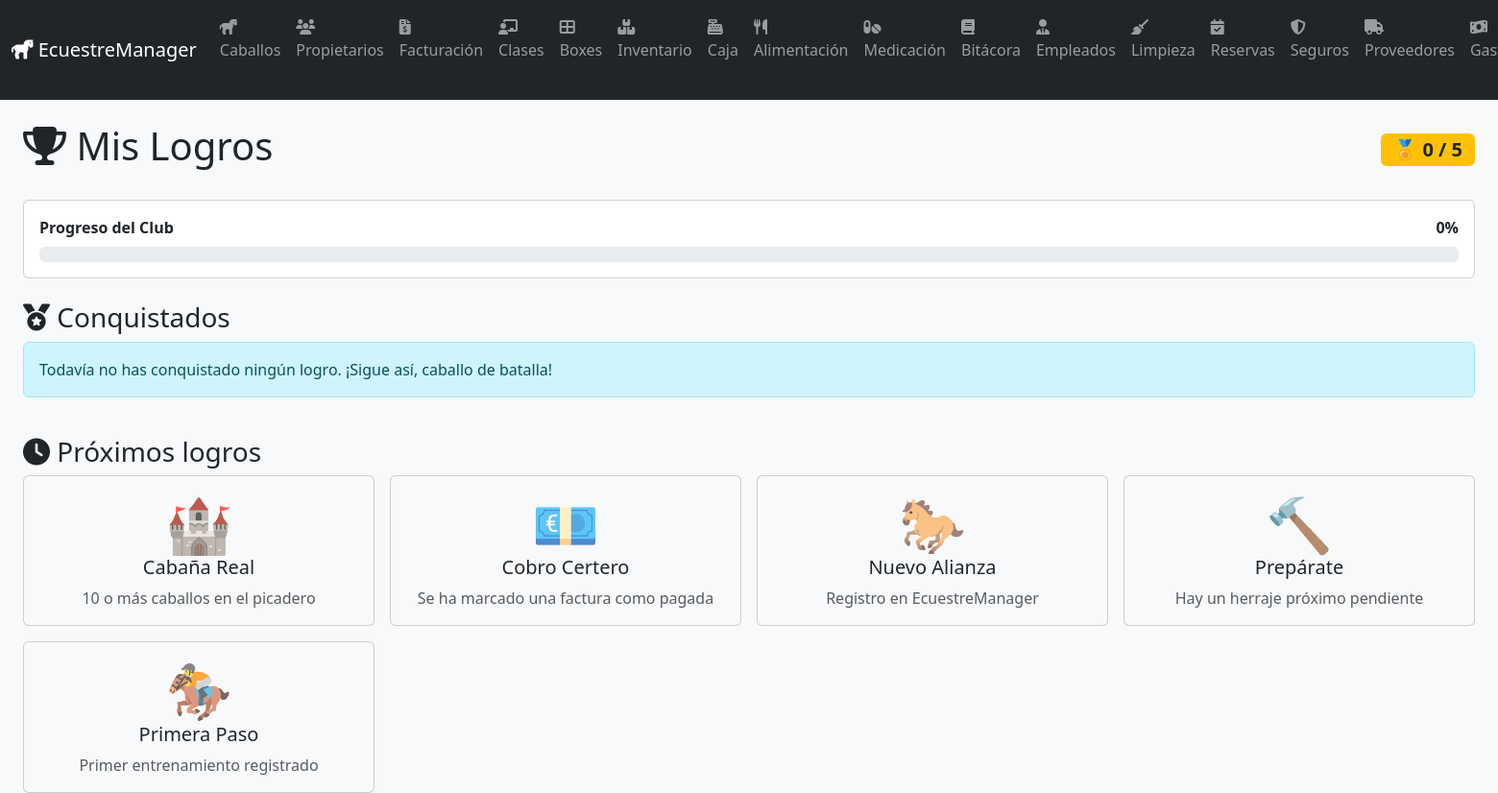
Page /logros/ (signed in) on the committed database.
### logros/models.py (models this page shows, shortened)
class Logro(models.Model):
    clave = models.CharField(max_length=60, unique=True)
    titulo = models.CharField(max_length=120)
    descripcion = models.TextField()
    icono = models.CharField(max_length=20, default='🏆')
    activo = models.BooleanField(default=True)
    class Meta:
        ordering = ['titulo']

### logros/views.py (the view)
# urls.py: path('', views.logro_list, name='logro_list'),
@login_required
def logro_list(request):
    logros = Logro.objects.filter(activo=True).order_by('titulo')
    conquistas = LogroUsuario.objects.filter(usuario=request.user).select_related('logro').order_by('-fecha')
    conquistados_ids = set(conquistas.values_list('logro_id', flat=True))
    logros_conquistados = [l for l in logros if l.pk in conquistados_ids]
    logros_pendientes = [l for l in logros if l.pk not in conquistados_ids]
    total_logros = logros.count()
    conquistados_count = len(logros_conquistados)
    progreso = int((conquistados_count / total_logros) * 100) if total_logros else 0
    evaluar_logros(request.user)
    context = {
        'logros_conquistados': logros_conquistados,
        'logros_pendientes': logros_pendientes,
        'conquistados_count': conquistados_count,
        'total_logros': total_logros,
        'progreso': progreso,
        'conquistas_recientes': conquistas[:5],
    }
    return render(request, 'logros/list.html', context)

### core/context_processors.py (called while the page is built)
def config_picadero(request):
    try:
        config = ConfiguracionPicadero.objects.first()
    except:
        config = None
    return {'config_picadero': config}

### logros/services.py (called while the page is built)
def _datos():
    return {
        'caballos': Caballo.objects.count(),
        'entrenamientos': Entrenamiento.objects.count(),
        'facturas_pagadas': Factura.objects.filter(estado='PAGADO').count(),
        'herraje_proximo': ControlHerraje.objects.filter(proximo_herraje__isnull=False).exists(),
    }

def evaluar_logros(usuario):
    datos = _datos()
    creados = []
    for logro in Logro.objects.filter(activo=True).order_by('titulo'):
        cond = CONDICIONES.get(logro.clave)
        conseguido = bool(cond and cond(datos))
        if conseguido:
            if not LogroUsuario.objects.filter(usuario=usuario, logro=logro).exists():
                LogroUsuario.objects.create(usuario=usuario, logro=logro)
                creados.append(LogroUsuario.objects.get(usuario=usuario, logro=logro))
    return creados

### templates/logros/list.html (shortened to what this page needs)
{% extends 'base.html' %}
{% block content %}
<div class="d-flex justify-content-between align-items-center mb-4">
    <h1><i class="fas fa-trophy"></i> Mis Logros</h1>
    <span class="badge bg-warning text-dark fs-5">🏅 {{ conquistados_count }} / {{ total_logros }}</span>
</div>
<div class="card mb-4">
    <div class="card-body">
        <div class="d-flex justify-content-between mb-2">
            <strong>Progreso del Club</strong>
            <strong>{{ progreso }}%</strong>
        </div>
        <div class="progress">
        </div>
    </div>
</div>
<h3><i class="fas fa-medal"></i> Conquistados</h3>
<div class="row g-3">
    {% for l in logros_conquistados %}
    <div class="col-md-4 col-lg-3">
        <div class="card border-warning logro-card">
            <div class="card-body text-center">
                <div class="display-4">{{ l.icono }}</div>
                <h5>{{ l.titulo }}</h5>
                <p class="text-muted mb-0">{{ l.descripcion }}</p>
            </div>
        </div>
    </div>
    {% empty %}
    <div class="col-12">
        <div class="alert alert-info">Todavía no has conquistado ningún logro. ¡Sigue así, caballo de batalla!</div>
    </div>
    {% endfor %}
</div>
{% if logros_pendientes %}
<h3 class="mt-4"><i class="fas fa-clock"></i> Próximos logros</h3>
<div class="row g-3">
    {% for l in logros_pendientes %}
    <div class="col-md-4 col-lg-3">
        <div class="card bg-light logro-card">
            <div class="card-body text-center">
                <div class="display-4 text-muted">{{ l.icono }}</div>
                <h5>{{ l.titulo }}</h5>
                <p class="text-muted mb-0">{{ l.descripcion }}</p>
            </div>
        </div>
    </div>
    {% endfor %}
</div>
{% endif %}
{% endblock %}

### templates/base.html (shortened to what this page needs)
<!DOCTYPE html>
<html lang="es" data-bs-theme="light">
<head>
    <link href="https://cdn.jsdelivr.net/npm/bootstrap@5.3.2/dist/css/bootstrap.min.css" rel="stylesheet">
    <link href="https://cdnjs.cloudflare.com/ajax/libs/font-awesome/6.4.0/css/all.min.css" rel="stylesheet">
    <link href="https://cdn.jsdelivr.net/npm/sweetalert2@11.7.32/dist/sweetalert2.min.css" rel="stylesheet">
</head>
<body class="bg-body-tertiary">
    <div class="toast-container position-fixed bottom-0 end-0 p-3" style="z-index: 1100;">
    </div>
    <nav class="navbar navbar-expand-lg navbar-dark bg-dark mb-4">
        <div class="container-fluid">
            <a class="navbar-brand" href="{% url 'dashboard' %}">
                <i class="fas fa-horse"></i> {{ config_picadero.nombre|default:"EcuestreManager" }}
            </a>
            <div class="collapse navbar-collapse" id="navbarNav">
                {% if user.is_authenticated %}
                <ul class="navbar-nav me-auto">
                    <li class="nav-item"><a class="nav-link" href="{% url 'caballo_list' %}"><i class="fas fa-horse"></i> Caballos</a></li>
                    <li class="nav-item"><a class="nav-link" href="{% url 'propietario_list' %}"><i class="fas fa-users"></i> Propietarios</a></li>
                    <li class="nav-item"><a class="nav-link" href="{% url 'factura_list' %}"><i class="fas fa-file-invoice-dollar"></i> Facturación</a></li>
                    <li class="nav-item"><a class="nav-link" href="{% url 'clase_list' %}"><i class="fas fa-chalkboard-teacher"></i> Clases</a></li>
                    <li class="nav-item"><a class="nav-link" href="{% url 'mapa_boxes' %}"><i class="fas fa-th-large"></i> Boxes</a></li>
                    <li class="nav-item"><a class="nav-link" href="{% url 'inventario_list' %}"><i class="fas fa-boxes"></i> Inventario</a></li>
                    <li class="nav-item"><a class="nav-link" href="{% url 'caja_list' %}"><i class="fas fa-cash-register"></i> Caja</a></li>
                    <li class="nav-item"><a class="nav-link" href="{% url 'alimentacion_list' %}"><i class="fas fa-utensils"></i> Alimentación</a></li>
                    <li class="nav-item"><a class="nav-link" href="{% url 'medicacion_list' %}"><i class="fas fa-pills"></i> Medicación</a></li>
                    <li class="nav-item"><a class="nav-link" href="{% url 'bitacora_list' %}"><i class="fas fa-book"></i> Bitácora</a></li>
                    <li class="nav-item"><a class="nav-link" href="{% url 'empleado_list' %}"><i class="fas fa-user-tie"></i> Empleados</a></li>
                    <li class="nav-item"><a class="nav-link" href="{% url 'limpieza_list' %}"><i class="fas fa-broom"></i> Limpieza</a></li>
                    <li class="nav-item"><a class="nav-link" href="{% url 'reserva_list' %}"><i class="fas fa-calendar-check"></i> Reservas</a></li>
                    <li class="nav-item"><a class="nav-link" href="{% url 'seguro_list' %}"><i class="fas fa-shield-alt"></i> Seguros</a></li>
                    <li class="nav-item"><a class="nav-link" href="{% url 'proveedor_list' %}"><i class="fas fa-truck"></i> Proveedores</a></li>
                    <li class="nav-item"><a class="nav-link" href="{% url 'gasto_list' %}"><i class="fas fa-money-bill-wave"></i> Gastos</a></li>
                </ul>
                {% endif %}
            </div>
        </div>
    </nav>
    <div class="container-fluid px-4">
        {% block content %}{% endblock %}
    </div>
</body>
</html>

### rows in the picture
Logro: icono "🏰", titulo "Cabaña Real", descripcion "10 o más caballos en el picadero"
Logro: icono "💶", titulo "Cobro Certero", descripcion "Se ha marcado una factura como pagada"
Logro: icono "🐎", titulo "Nuevo Alianza", descripcion "Registro en EcuestreManager"
Logro: icono "🔨", titulo "Prepárate", descripcion "Hay un herraje próximo pendiente"
Logro: icono "🏇", titulo "Primera Paso", descripcion "Primer entrenamiento registrado"

### other values in the picture
{{ config_picadero.nombre|default:"EcuestreManager" }} "EcuestreManager"
{{ conquistados_count }} "0"
{{ total_logros }} "5"
{{ progreso }} "0"
